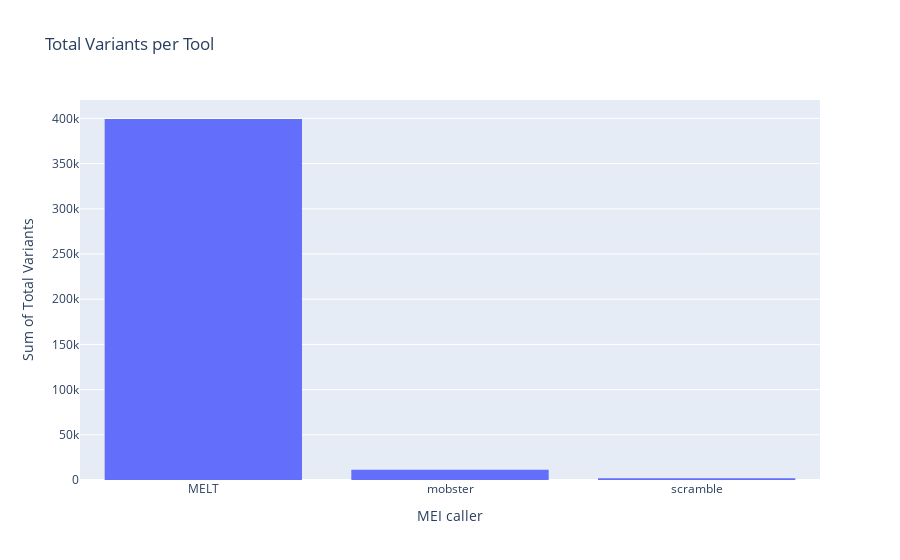
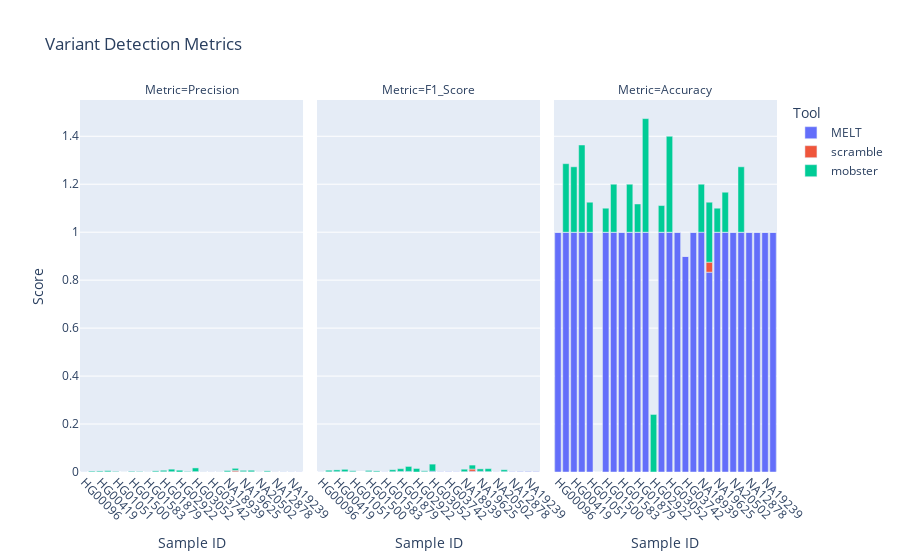
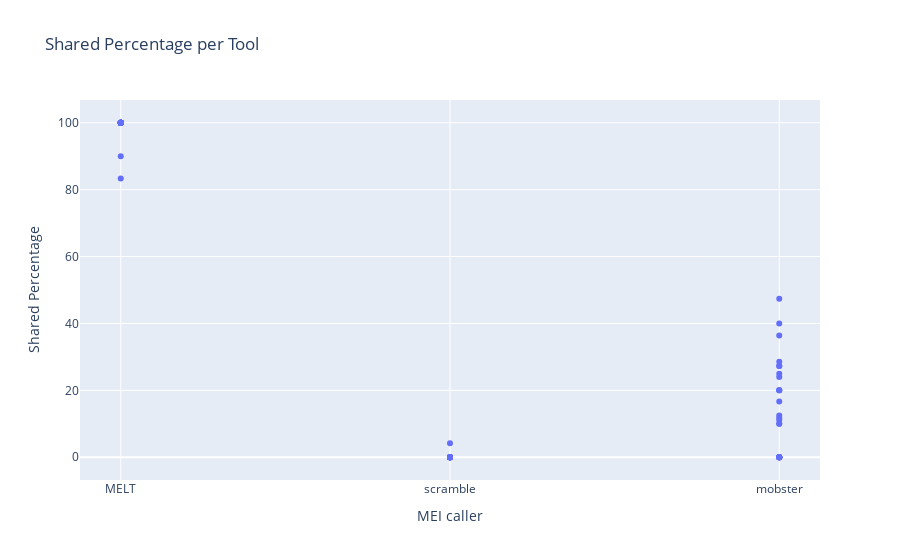
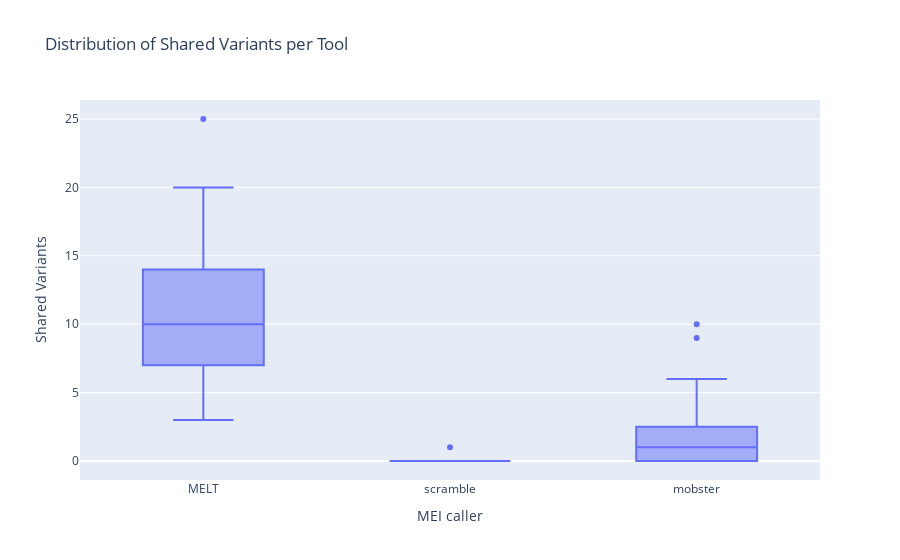

Notebook code for these charts, in order:
### Code cell
# Plotting
fig1 = px.bar(df_melted, x='Sample_ID', y='Score', title='Variant Detection Metrics',
              labels={'Score': 'Score', 'Sample_ID': 'Sample ID'},
              color='Tool', facet_col='Metric')

fig1.update_xaxes(tickangle=45)

fig5 = px.bar(df, x='Tool', y=['F1_Score', 'Precision', 'Accuracy'], title='Variant Detection Metrics',
              labels={'value': 'Score', 'variable': 'Metric'},
              color='Tool')

fig2 = px.scatter(df, x='Tool', y='Shared_Percentage', title='Shared Percentage per Tool')

fig3 = px.box(df, x='Tool', y='Shared_Variants', title='Distribution of Shared Variants per Tool')

fig4 = px.histogram(df, x='Tool', y='Total_variants', title='Total Variants per Tool',
                    labels={'Tool': 'MEI caller'})
fig1.update_layout(xaxis_title='Sample ID', yaxis_title='Score')
fig2.update_layout(xaxis_title='MEI caller', yaxis_title='Shared Percentage')
fig3.update_layout(xaxis_title='MEI caller', yaxis_title='Shared Variants')
fig4.update_layout(xaxis_title='MEI caller', yaxis_title='Sum of Total Variants')

fig4.update_xaxes(categoryorder='total descending')
fig4.update_xaxes(categoryorder='total descending')
# Add bar numbers as text annotations

# Display all plots in a single Jupyter notebook

fig4.show()


fig1.show()
fig2.show()
fig3.show()

### Figure 1 — Plotly figure (JSON) as saved in the notebook; plotly's stock layout.template omitted (floating-point values rounded to 4 significant figures)
{"data": [{"alignmentgroup": "True", "bingroup": "x", "histfunc": "sum", "hovertemplate": "MEI caller=%{x}<br>sum of Total_variants=%{y}<extra></extra>", "legendgroup": "", "marker": {"color": "#636efa", "pattern": {"shape": ""}}, "name": "", "offsetgroup": "", "orientation": "v", "showlegend": false, "type": "histogram", "x": ["MELT", "scramble", "mobster", "MELT", "scramble", "mobster", "MELT", "scramble", "mobster", "MELT", "scramble", "mobster", "MELT", "scramble", "mobster", "MELT", "scramble", "mobster", "MELT", "scramble", "mobster", "MELT", "scramble", "mobster", "MELT", "scramble", "mobster", "MELT", "scramble", "mobster", "MELT", "scramble", "mobster", "MELT", "scramble", "mobster", "MELT", "scramble", "mobster", "MELT", "scramble", "mobster", "MELT", "scramble", "mobster", "MELT", "scramble", "mobster", "MELT", "scramble", "mobster", "MELT", "scramble", "mobster", "MELT", "scramble", "mobster", "MELT", "scramble", "mobster", "MELT", "scramble", "mobster", "MELT", "scramble", "mobster", "MELT", "scramble", "mobster", "MELT", "scramble", "mobster", "MELT", "scramble", "mobster", "MELT", "scramble", "mobster", "MELT", "scramble", "mobster", "MELT", "scramble", "mobster"], "xaxis": "x", "y": [15364, 2, 2, 15401, 100, 607, 15421, 70, 806, 15394, 186, 817, 15534, 59, 462, null, 9, 1, 15424, 6, 371, 15431, 27, 515, 15365, 13, 3, 15408, 14, 486, 15508, 18, 328, 15434, 101, 848, null, 157, 793, 15406, 76, 517, 15413, 108, 649, 15388, 279, 635, 15389, 13, 289, 15373, 313, 273, 15437, null, 376, 13974, 190, 696, 15531, 8, 362, 15421, 1, 308, 15368, 1, 0, 15382, 50, 749, 15406, 15, 379, 15387, 5, 2, 15376, 5, 1, 15381, 5, 0], "yaxis": "y"}], "layout": {"barmode": "relative", "legend": {"tracegroupgap": 0}, "title": {"text": "Total Variants per Tool"}, "xaxis": {"anchor": "y", "categoryorder": "total descending", "domain": [0, 1], "title": {"text": "MEI caller"}}, "yaxis": {"anchor": "x", "domain": [0, 1], "title": {"text": "Sum of Total Variants"}}}}

### Figure 2 — Plotly figure (JSON) as saved in the notebook; plotly's stock layout.template omitted (floating-point values rounded to 4 significant figures)
{"data": [{"alignmentgroup": "True", "hovertemplate": "Tool=MELT<br>Metric=Precision<br>Sample ID=%{x}<br>Score=%{y}<extra></extra>", "legendgroup": "MELT", "marker": {"color": "#636efa", "pattern": {"shape": ""}}, "name": "MELT", "offsetgroup": "MELT", "orientation": "v", "showlegend": true, "textposition": "auto", "type": "bar", "x": ["HG00096", "HG00268", "HG00419", "HG00759", "HG01051", "HG01112", "HG01500", "HG01565", "HG01583", "HG01595", "HG01879", "HG02568", "HG02922", "HG03006", "HG03052", "HG03642", "HG03742", "NA18525", "NA18939", "NA19017", "NA19625", "NA19648", "NA20502", "NA20845", "NA12878", "NA19238", "NA19239", "NA19240"], "xaxis": "x", "y": [0.0001953, 0.0004545, 0.0007133, 0.0007146, 0.000515, null, 0.0006483, 0.000324, 0.0003254, 0.000649, 0.001096, 0.001231, null, 0.0005842, 0.001622, 0.0004549, 0.0005848, 0.0004553, 0.0006478, 0.001431, 0.001288, 0.0007782, 0.0003254, 0.0007151, 0.0005842, 0.0009099, 0.001041, 0.0008452], "yaxis": "y"}, {"alignmentgroup": "True", "hovertemplate": "Tool=MELT<br>Metric=F1_Score<br>Sample ID=%{x}<br>Score=%{y}<extra></extra>", "legendgroup": "MELT", "marker": {"color": "#636efa", "pattern": {"shape": ""}}, "name": "MELT", "offsetgroup": "MELT", "orientation": "v", "showlegend": false, "textposition": "auto", "type": "bar", "x": ["HG00096", "HG00268", "HG00419", "HG00759", "HG01051", "HG01112", "HG01500", "HG01565", "HG01583", "HG01595", "HG01879", "HG02568", "HG02922", "HG03006", "HG03052", "HG03642", "HG03742", "NA18525", "NA18939", "NA19017", "NA19625", "NA19648", "NA20502", "NA20845", "NA12878", "NA19238", "NA19239", "NA19240"], "xaxis": "x2", "y": [0.0003904, 0.0009086, 0.001426, 0.001428, 0.001029, null, 0.001296, 0.0006478, 0.0006506, 0.001297, 0.00219, 0.002459, null, 0.001168, 0.003239, 0.0009094, 0.001169, 0.0009103, 0.001295, 0.002858, 0.002572, 0.001555, 0.0006505, 0.001429, 0.001168, 0.001818, 0.002079, 0.001689], "yaxis": "y2"}, {"alignmentgroup": "True", "hovertemplate": "Tool=MELT<br>Metric=Accuracy<br>Sample ID=%{x}<br>Score=%{y}<extra></extra>", "legendgroup": "MELT", "marker": {"color": "#636efa", "pattern": {"shape": ""}}, "name": "MELT", "offsetgroup": "MELT", "orientation": "v", "showlegend": false, "textposition": "auto", "type": "bar", "x": ["HG00096", "HG00268", "HG00419", "HG00759", "HG01051", "HG01112", "HG01500", "HG01565", "HG01583", "HG01595", "HG01879", "HG02568", "HG02922", "HG03006", "HG03052", "HG03642", "HG03742", "NA18525", "NA18939", "NA19017", "NA19625", "NA19648", "NA20502", "NA20845", "NA12878", "NA19238", "NA19239", "NA19240"], "xaxis": "x3", "y": [1, 1, 1, 1, 1, null, 1, 1, 1, 1, 1, 1, null, 1, 1, 1, 0.9, 1, 1, 0.8333, 1, 1, 1, 1, 1, 1, 1, 1], "yaxis": "y3"}, {"alignmentgroup": "True", "hovertemplate": "Tool=scramble<br>Metric=Precision<br>Sample ID=%{x}<br>Score=%{y}<extra></extra>", "legendgroup": "scramble", "marker": {"color": "#EF553B", "pattern": {"shape": ""}}, "name": "scramble", "offsetgroup": "scramble", "orientation": "v", "showlegend": true, "textposition": "auto", "type": "bar", "x": ["HG00096", "HG00268", "HG00419", "HG00759", "HG01051", "HG01112", "HG01500", "HG01565", "HG01583", "HG01595", "HG01879", "HG02568", "HG02922", "HG03006", "HG03052", "HG03642", "HG03742", "NA18525", "NA18939", "NA19017", "NA19625", "NA19648", "NA20502", "NA20845", "NA12878", "NA19238", "NA19239", "NA19240"], "xaxis": "x", "y": [0, 0, 0, 0, 0, 0, 0, 0, 0, 0, 0, 0, 0, 0, 0, 0, 0, 0, null, 0.005263, 0, 0, 0, 0, 0, 0, 0, 0], "yaxis": "y"}, {"alignmentgroup": "True", "hovertemplate": "Tool=scramble<br>Metric=F1_Score<br>Sample ID=%{x}<br>Score=%{y}<extra></extra>", "legendgroup": "scramble", "marker": {"color": "#EF553B", "pattern": {"shape": ""}}, "name": "scramble", "offsetgroup": "scramble", "orientation": "v", "showlegend": false, "textposition": "auto", "type": "bar", "x": ["HG00096", "HG00268", "HG00419", "HG00759", "HG01051", "HG01112", "HG01500", "HG01565", "HG01583", "HG01595", "HG01879", "HG02568", "HG02922", "HG03006", "HG03052", "HG03642", "HG03742", "NA18525", "NA18939", "NA19017", "NA19625", "NA19648", "NA20502", "NA20845", "NA12878", "NA19238", "NA19239", "NA19240"], "xaxis": "x2", "y": [null, null, null, null, null, null, null, null, null, null, null, null, null, null, null, null, null, null, null, 0.009346, null, null, null, null, null, null, null, null], "yaxis": "y2"}, {"alignmentgroup": "True", "hovertemplate": "Tool=scramble<br>Metric=Accuracy<br>Sample ID=%{x}<br>Score=%{y}<extra></extra>", "legendgroup": "scramble", "marker": {"color": "#EF553B", "pattern": {"shape": ""}}, "name": "scramble", "offsetgroup": "scramble", "orientation": "v", "showlegend": false, "textposition": "auto", "type": "bar", "x": ["HG00096", "HG00268", "HG00419", "HG00759", "HG01051", "HG01112", "HG01500", "HG01565", "HG01583", "HG01595", "HG01879", "HG02568", "HG02922", "HG03006", "HG03052", "HG03642", "HG03742", "NA18525", "NA18939", "NA19017", "NA19625", "NA19648", "NA20502", "NA20845", "NA12878", "NA19238", "NA19239", "NA19240"], "xaxis": "x3", "y": [0, 0, 0, 0, 0, 0, 0, 0, 0, 0, 0, 0, 0, 0, 0, 0, 0, 0, null, 0.04167, 0, 0, 0, 0, 0, 0, 0, 0], "yaxis": "y3"}, {"alignmentgroup": "True", "hovertemplate": "Tool=mobster<br>Metric=Precision<br>Sample ID=%{x}<br>Score=%{y}<extra></extra>", "legendgroup": "mobster", "marker": {"color": "#00cc96", "pattern": {"shape": ""}}, "name": "mobster", "offsetgroup": "mobster", "orientation": "v", "showlegend": true, "textposition": "auto", "type": "bar", "x": ["HG00096", "HG00268", "HG00419", "HG00759", "HG01051", "HG01112", "HG01500", "HG01565", "HG01583", "HG01595", "HG01879", "HG02568", "HG02922", "HG03006", "HG03052", "HG03642", "HG03742", "NA18525", "NA18939", "NA19017", "NA19625", "NA19648", "NA20502", "NA20845", "NA12878", "NA19238", "NA19239", "NA19240"], "xaxis": "x", "y": [0, 0.003295, 0.003722, 0.004896, 0.002165, 0, 0.002695, 0.001942, 0, 0.004115, 0.006098, 0.01061, 0.007566, 0.001934, 0.01541, 0, 0, 0, 0.005319, 0.008621, 0.005525, 0.006494, null, 0.004005, 0, 0, 0, null], "yaxis": "y"}, {"alignmentgroup": "True", "hovertemplate": "Tool=mobster<br>Metric=F1_Score<br>Sample ID=%{x}<br>Score=%{y}<extra></extra>", "legendgroup": "mobster", "marker": {"color": "#00cc96", "pattern": {"shape": ""}}, "name": "mobster", "offsetgroup": "mobster", "orientation": "v", "showlegend": false, "textposition": "auto", "type": "bar", "x": ["HG00096", "HG00268", "HG00419", "HG00759", "HG01051", "HG01112", "HG01500", "HG01565", "HG01583", "HG01595", "HG01879", "HG02568", "HG02922", "HG03006", "HG03052", "HG03642", "HG03742", "NA18525", "NA18939", "NA19017", "NA19625", "NA19648", "NA20502", "NA20845", "NA12878", "NA19238", "NA19239", "NA19240"], "xaxis": "x2", "y": [null, 0.006515, 0.007344, 0.009662, 0.004255, null, 0.005249, 0.003846, null, 0.008065, 0.01159, 0.02076, 0.01467, 0.003802, 0.02967, null, null, null, 0.01036, 0.01667, 0.01047, 0.0125, null, 0.007895, null, null, null, null], "yaxis": "y2"}, {"alignmentgroup": "True", "hovertemplate": "Tool=mobster<br>Metric=Accuracy<br>Sample ID=%{x}<br>Score=%{y}<extra></extra>", "legendgroup": "mobster", "marker": {"color": "#00cc96", "pattern": {"shape": ""}}, "name": "mobster", "offsetgroup": "mobster", "orientation": "v", "showlegend": false, "textposition": "auto", "type": "bar", "x": ["HG00096", "HG00268", "HG00419", "HG00759", "HG01051", "HG01112", "HG01500", "HG01565", "HG01583", "HG01595", "HG01879", "HG02568", "HG02922", "HG03006", "HG03052", "HG03642", "HG03742", "NA18525", "NA18939", "NA19017", "NA19625", "NA19648", "NA20502", "NA20845", "NA12878", "NA19238", "NA19239", "NA19240"], "xaxis": "x3", "y": [0, 0.2857, 0.2727, 0.3636, 0.125, 0, 0.1, 0.2, 0, 0.2, 0.1176, 0.4737, 0.24, 0.1111, 0.4, 0, 0, 0, 0.2, 0.25, 0.1, 0.1667, 0, 0.2727, 0, 0, 0, 0], "yaxis": "y3"}], "layout": {"annotations": [{"font": {}, "showarrow": false, "text": "Metric=Precision", "x": 0.16, "xanchor": "center", "xref": "paper", "y": 1, "yanchor": "bottom", "yref": "paper"}, {"font": {}, "showarrow": false, "text": "Metric=F1_Score", "x": 0.5, "xanchor": "center", "xref": "paper", "y": 1, "yanchor": "bottom", "yref": "paper"}, {"font": {}, "showarrow": false, "text": "Metric=Accuracy", "x": 0.84, "xanchor": "center", "xref": "paper", "y": 1, "yanchor": "bottom", "yref": "paper"}], "barmode": "relative", "legend": {"title": {"text": "Tool"}, "tracegroupgap": 0}, "title": {"text": "Variant Detection Metrics"}, "xaxis": {"anchor": "y", "domain": [0, 0.32], "tickangle": 45, "title": {"text": "Sample ID"}}, "xaxis2": {"anchor": "y2", "domain": [0.34, 0.66], "matches": "x", "tickangle": 45, "title": {"text": "Sample ID"}}, "xaxis3": {"anchor": "y3", "domain": [0.68, 1.0], "matches": "x", "tickangle": 45, "title": {"text": "Sample ID"}}, "yaxis": {"anchor": "x", "domain": [0, 1], "title": {"text": "Score"}}, "yaxis2": {"anchor": "x2", "domain": [0, 1], "matches": "y", "showticklabels": false}, "yaxis3": {"anchor": "x3", "domain": [0, 1], "matches": "y", "showticklabels": false}}}

### Figure 3 — Plotly figure (JSON) as saved in the notebook; plotly's stock layout.template omitted (floating-point values rounded to 4 significant figures)
{"data": [{"hovertemplate": "Tool=%{x}<br>Shared_Percentage=%{y}<extra></extra>", "legendgroup": "", "marker": {"color": "#636efa", "symbol": "circle"}, "mode": "markers", "name": "", "orientation": "v", "showlegend": false, "type": "scatter", "x": ["MELT", "scramble", "mobster", "MELT", "scramble", "mobster", "MELT", "scramble", "mobster", "MELT", "scramble", "mobster", "MELT", "scramble", "mobster", "MELT", "scramble", "mobster", "MELT", "scramble", "mobster", "MELT", "scramble", "mobster", "MELT", "scramble", "mobster", "MELT", "scramble", "mobster", "MELT", "scramble", "mobster", "MELT", "scramble", "mobster", "MELT", "scramble", "mobster", "MELT", "scramble", "mobster", "MELT", "scramble", "mobster", "MELT", "scramble", "mobster", "MELT", "scramble", "mobster", "MELT", "scramble", "mobster", "MELT", "scramble", "mobster", "MELT", "scramble", "mobster", "MELT", "scramble", "mobster", "MELT", "scramble", "mobster", "MELT", "scramble", "mobster", "MELT", "scramble", "mobster", "MELT", "scramble", "mobster", "MELT", "scramble", "mobster", "MELT", "scramble", "mobster", "MELT", "scramble", "mobster"], "xaxis": "x", "y": [100, 0, 0, 100, 0, 28.57, 100, 0, 27.27, 100, 0, 36.36, 100, 0, 12.5, null, 0, 0, 100, 0, 10, 100, 0, 20, 100, 0, 0, 100, 0, 20, 100, 0, 11.76, 100, 0, 47.37, null, 0, 24, 100, 0, 11.11, 100, 0, 40, 100, 0, 0, 90, 0, 0, 100, 0, 0, 100, null, 20, 83.33, 4.167, 25, 100, 0, 10, 100, 0, 16.67, 100, 0, 0, 100, 0, 27.27, 100, 0, 0, 100, 0, 0, 100, 0, 0, 100, 0, 0], "yaxis": "y"}], "layout": {"legend": {"tracegroupgap": 0}, "title": {"text": "Shared Percentage per Tool"}, "xaxis": {"anchor": "y", "domain": [0, 1], "title": {"text": "MEI caller"}}, "yaxis": {"anchor": "x", "domain": [0, 1], "title": {"text": "Shared Percentage"}}}}

### Figure 4 — Plotly figure (JSON) as saved in the notebook; plotly's stock layout.template omitted (floating-point values rounded to 4 significant figures)
{"data": [{"alignmentgroup": "True", "hovertemplate": "Tool=%{x}<br>Shared_Variants=%{y}<extra></extra>", "legendgroup": "", "marker": {"color": "#636efa"}, "name": "", "notched": false, "offsetgroup": "", "orientation": "v", "showlegend": false, "type": "box", "x": ["MELT", "scramble", "mobster", "MELT", "scramble", "mobster", "MELT", "scramble", "mobster", "MELT", "scramble", "mobster", "MELT", "scramble", "mobster", "MELT", "scramble", "mobster", "MELT", "scramble", "mobster", "MELT", "scramble", "mobster", "MELT", "scramble", "mobster", "MELT", "scramble", "mobster", "MELT", "scramble", "mobster", "MELT", "scramble", "mobster", "MELT", "scramble", "mobster", "MELT", "scramble", "mobster", "MELT", "scramble", "mobster", "MELT", "scramble", "mobster", "MELT", "scramble", "mobster", "MELT", "scramble", "mobster", "MELT", "scramble", "mobster", "MELT", "scramble", "mobster", "MELT", "scramble", "mobster", "MELT", "scramble", "mobster", "MELT", "scramble", "mobster", "MELT", "scramble", "mobster", "MELT", "scramble", "mobster", "MELT", "scramble", "mobster", "MELT", "scramble", "mobster", "MELT", "scramble", "mobster"], "x0": " ", "xaxis": "x", "y": [3, 0, 0, 7, 0, 2, 11, 0, 3, 11, 0, 4, 8, 0, 1, null, 0, 0, 10, 0, 1, 5, 0, 1, 5, 0, 0, 10, 0, 2, 17, 0, 2, 19, 0, 9, null, 0, 6, 9, 0, 1, 25, 0, 10, 7, 0, 0, 9, 0, 0, 7, 0, 0, 10, null, 2, 20, 1, 6, 20, 0, 2, 12, 0, 2, 5, 0, 0, 11, 0, 3, 9, 0, 0, 14, 0, 0, 16, 0, 0, 13, 0, 0], "y0": " ", "yaxis": "y"}], "layout": {"boxmode": "group", "legend": {"tracegroupgap": 0}, "title": {"text": "Distribution of Shared Variants per Tool"}, "xaxis": {"anchor": "y", "domain": [0, 1], "title": {"text": "MEI caller"}}, "yaxis": {"anchor": "x", "domain": [0, 1], "title": {"text": "Shared Variants"}}}}
